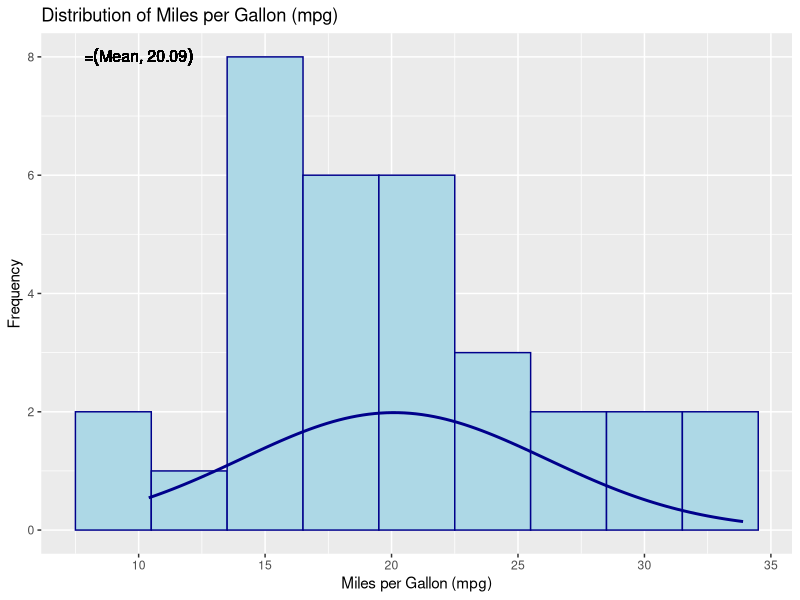

Write the R code that produced this figure.

library(ggplot2)


mean_mpg <- mean(mtcars$mpg)
sd_mpg <- sd(mtcars$mpg)


p <- ggplot(mtcars, aes(x = mpg)) +
  geom_histogram(binwidth = 3, fill = "lightblue", color = "darkblue") +
  labs(
    title = "Distribution of Miles per Gallon (mpg)",
    x = "Miles per Gallon (mpg)",
    y = "Frequency"
  ) +
  stat_function(
    fun = function(x) dnorm(x, mean = mean_mpg, sd = sd_mpg) * 30,
    color = "darkblue",
    size = 1
  ) +
  geom_text(
    x = 10,
    y = 8,
    label = paste("Mean =", round(mean_mpg, digits = 2),
                   "\nSD =", round(sd_mpg, digits = 2),
                   collapse = "\n"),
    parse = TRUE,
    size = 4
  )

print(p)
